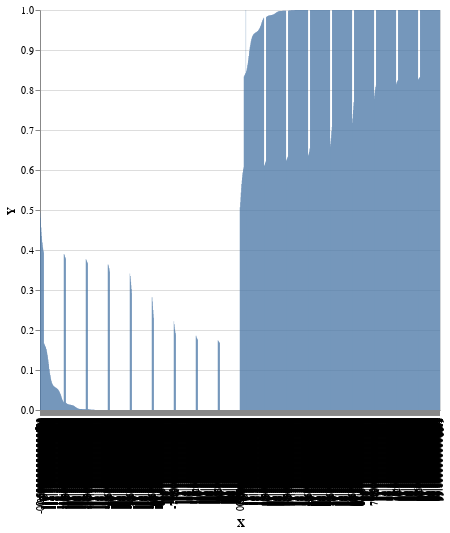

The code cell stored with this chart in its notebook:
### Code cell
plot $ plotCdf 2000 0.1 $ normalize model4

### Figure 1 — Vega-Lite specification as saved in the notebook (floating-point values rounded to 4 significant figures; data arrays with more than 128 entries replaced by an {"elided": "..."} marker saying what was removed)
{"$schema": "https://vega.github.io/schema/vega-lite/v4.json", "data": {"values": {"elided": "2000 records"}}, "encoding": {"x": {"field": "X", "type": "nominal"}, "y": {"field": "Y", "type": "quantitative"}}, "height": 400, "mark": "bar", "width": 400}
